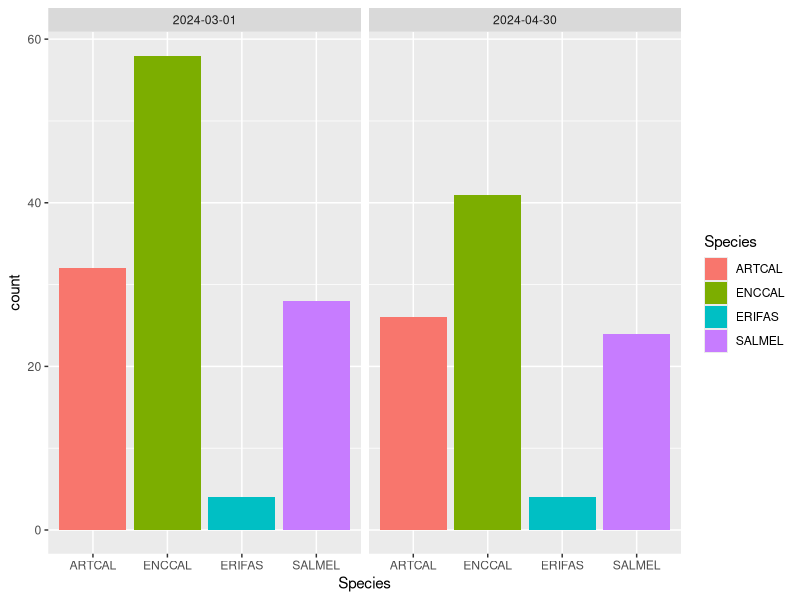
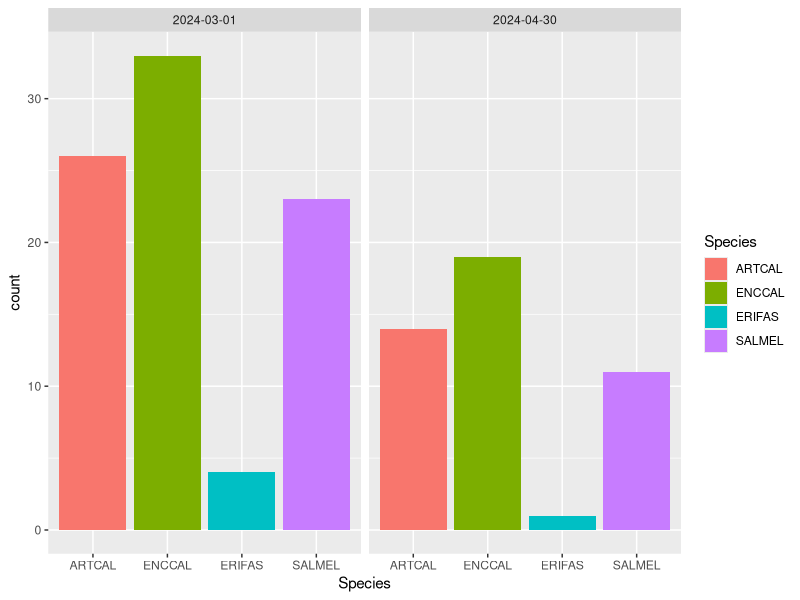
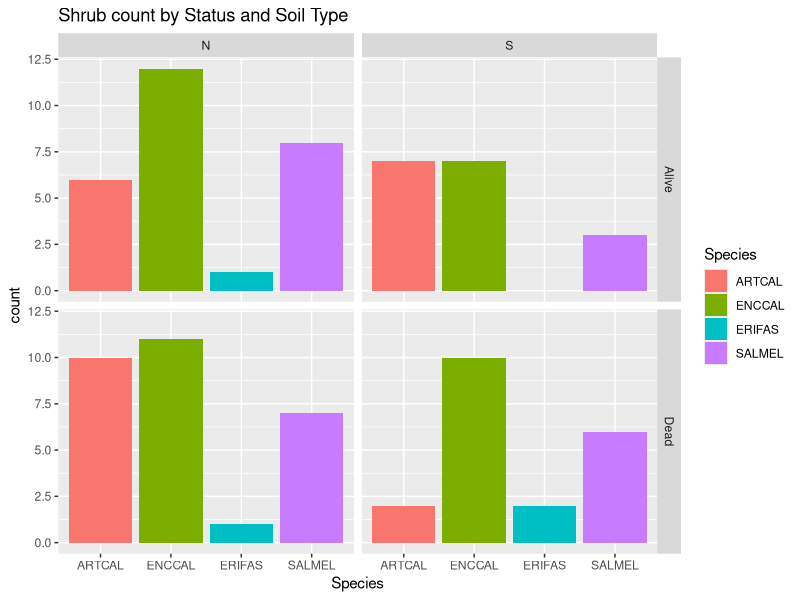
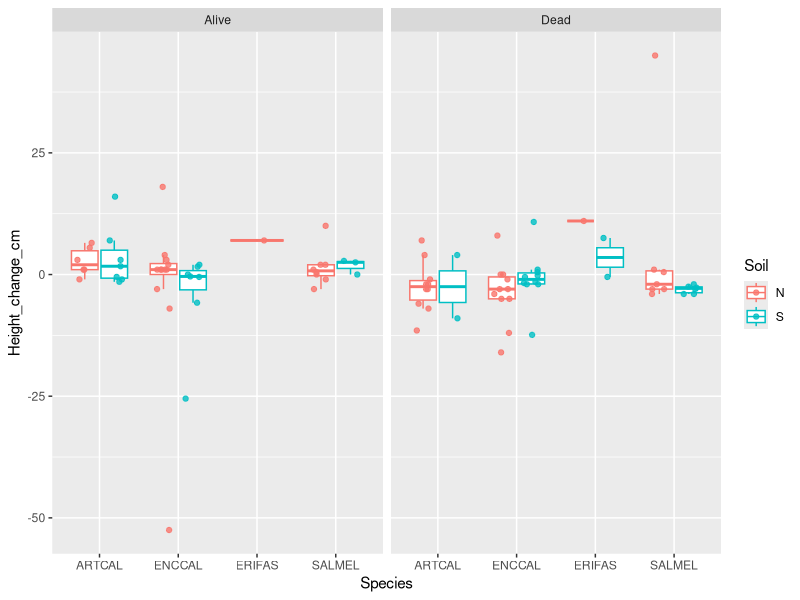
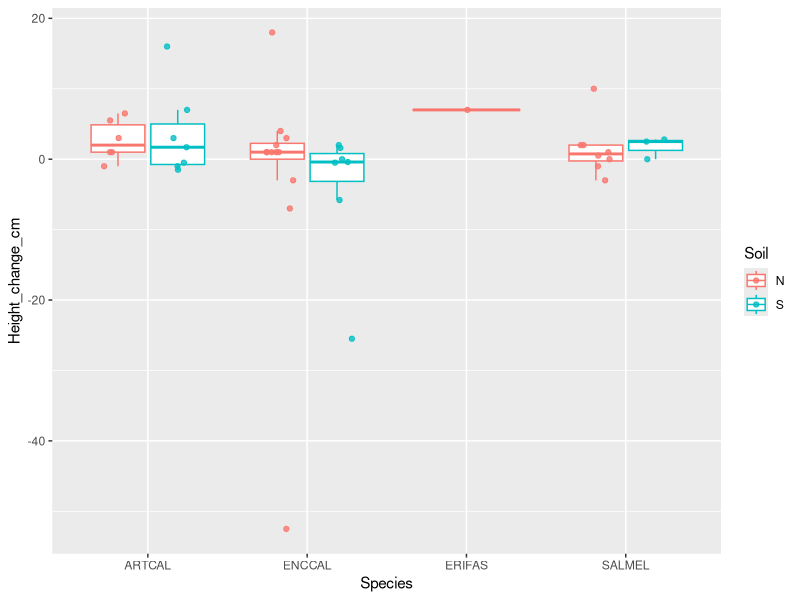
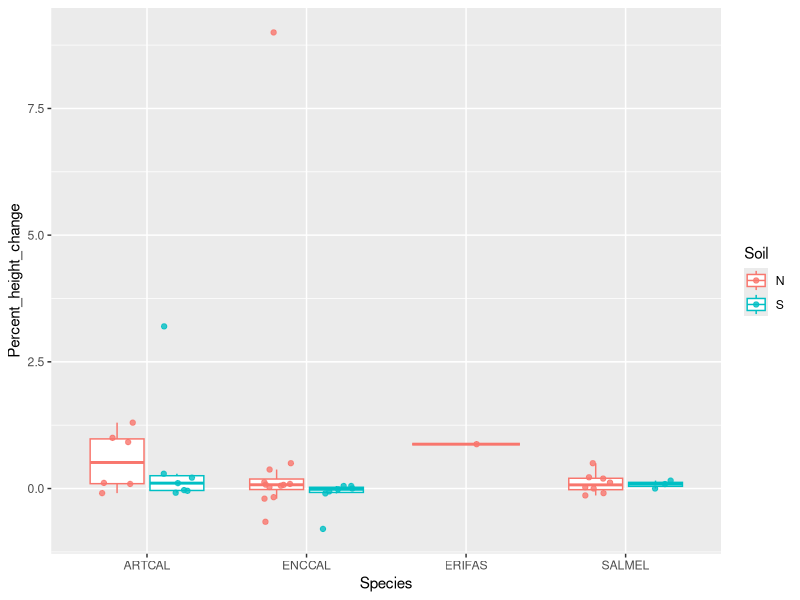
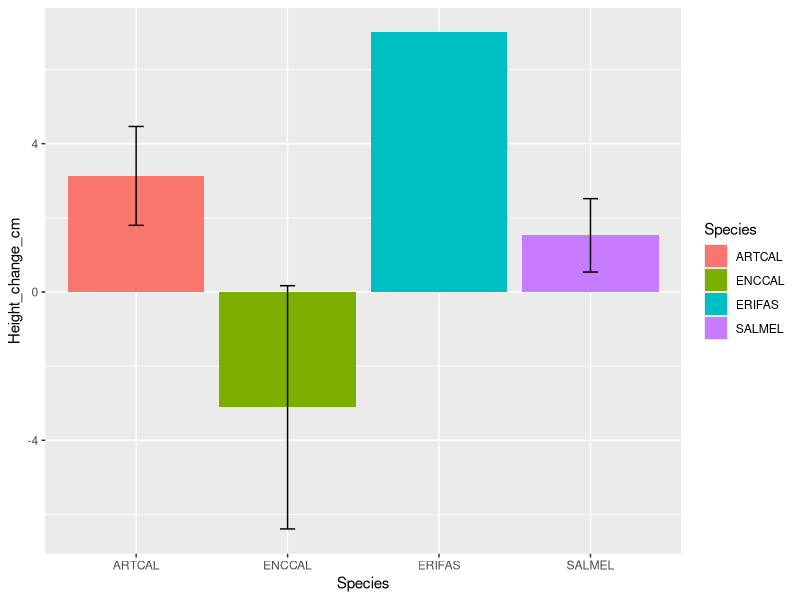
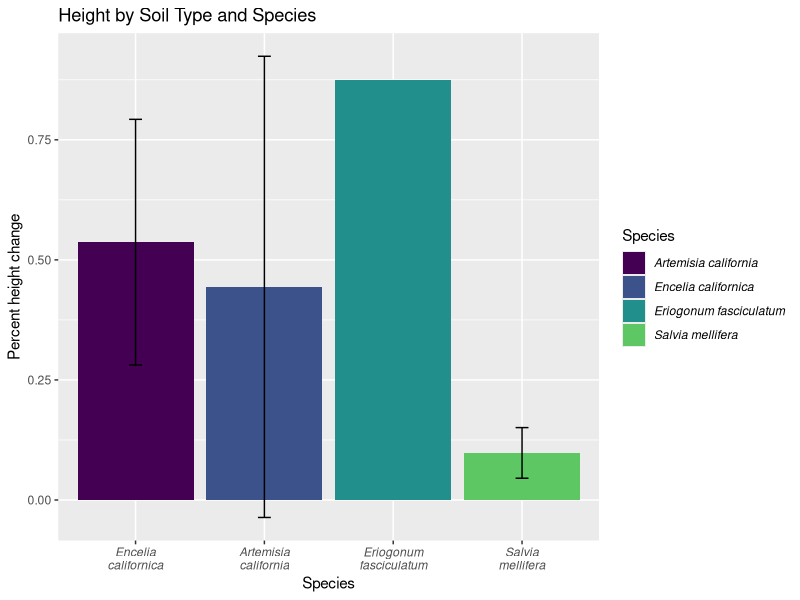

Write the R code that produced these figures, in order. (Note: this script raises an error after producing the figures.)
## ---- chunk 1
library(readr)
library(assertthat)
library(tidyverse)
library(lmerTest)
library(lme4)
## ---- chunk 2
data.march <- read.csv("./Landfill_shrub_March_data.csv")
data.april <- read.csv("./Landfill_shrub_data.csv")

# drop rows without a date, since there are lots of rows with empty strings
data.march[data.march==''] = NA
data.march = data.march |> filter(!is.na(Date))
data.april[data.april==''] = NA
data.april = data.april |> filter(!is.na(Date))

## Drop first row, since it is descriptive
data.april = data.april[2: nrow(data.april),]

# Create shrub ids
data.april$shrub_id <- paste(data.april$Site, data.april$Shrub_location, sep='-')
data.march$shrub_id <- paste(data.march$Site, data.march$Shrub_location, sep='-')
## ---- chunk 3
assert_that(sum(!(data.april$shrub_id %in% data.march$shrub_id)) == 0,
            msg = "All april shrubs should be present in march data")
## ---- chunk 4
data = bind_rows(
  data.march |> 
    rename(
      Height_cm = Height_cm_1,
      Plant_status = Plant_status_1
      ) |> 
    mutate(
      Shrub_location = as.numeric(Shrub_location),
      Date = mdy(Date)
      ),
  data.april |> 
    rename(
      Height_cm = Height_cm_2,
      Plant_status = Plant_status_2
      ) |> 
    mutate(
      Shrub_location = as.numeric(Shrub_location),
      Height_cm = as.numeric(Height_cm),
      Date = mdy('4/30/2024')
      ))
## ---- chunk 5
    # Resolution

    mismatching_species = data |> 
      select(c(shrub_id, Species, Date, Plant_status, Notes)) |> 
      pivot_wider(names_from = Date, values_from = c(Species, Plant_status, Notes)) |> 
      filter(`Species_2024-03-01` != `Species_2024-04-30`)

    # For the one that was first alive and is now dead, use the species from when it was alive
    data[data$shrub_id == "LF5S-14" & data$Date == "2024-04-30", "Species"] = 'ARTCAL'

    mismatching_species = data |> 
      select(c(shrub_id, Species, Date, Plant_status, Notes)) |> 
      pivot_wider(names_from = Date, values_from = c(Species, Plant_status, Notes)) |> 
      filter(`Species_2024-03-01` != `Species_2024-04-30`)

    # Filter the rest out
    data = data |> 
      filter(!(shrub_id %in% mismatching_species$shrub_id))

    mismatching_species = data |> 
      select(c(shrub_id, Species, Date, Plant_status, Notes)) |> 
      pivot_wider(names_from = Date, values_from = c(Species, Plant_status, Notes)) |> 
      filter(`Species_2024-03-01` != `Species_2024-04-30`)


    assert_that(
      nrow(mismatching_species) == 0,
      msg = "Should be no mismatching species"
    )

    # (`[[`)("colname")),
## ---- chunk 6
    undead_shrubs = data |> 
      select(c(shrub_id, Date, Plant_status)) |> 
      pivot_wider(names_from = Date, values_from = Plant_status) |> 
      filter(`2024-03-01` == 'Dead') |> 
      filter(`2024-04-30` == 'Alive')

    assert_that(
      nrow(undead_shrubs) == 0,
      msg = "Should be no vampire shrubs that came back from the dead"
    )
## ---- chunk 7
    data = data |> 
      select(c(shrub_id, Date, Species)) |> 
      pivot_wider(
        values_from = Species,
        names_from = Date
      ) |> 
      mutate(
        Species = `2024-03-01`
      ) |> 
      select(-c(`2024-03-01`, `2024-04-30`)) |> 
      left_join(data |> select(-c(Species)), join_by(shrub_id))
## ---- chunk 8
    data = data |> 
      select(c(shrub_id, Date, Plant_status)) |> 
      pivot_wider(values_from = Plant_status, names_from = Date) |> 
      mutate(
        `2024-04-30` = case_when(
          `2024-03-01` == "Dead" & is.na(`2024-04-30`) ~ "Dead",
          .default = `2024-04-30`
          ) 
        ) |>    
      pivot_longer(!shrub_id, names_to = "Date",  values_to = "Plant_status") |> 
      mutate(
        Date = ymd(Date)
      ) |> 
      right_join(
        data |> select(-c(Plant_status)), 
        by=join_by(Date, shrub_id))

## ---- chunk 9
    measurements = data |> select(-c(Team, Chlorophyll_Team)) |> mutate(
        Month = case_when(
          month(Date) == 3 ~ "March",
          month(Date) == 4 ~ "April")) |> mutate(
      Site_numeric_id = 
        as.numeric(factor(Site, levels=unique(Site)))
    )

    shrubs = measurements |> 
      pivot_wider(
        id_cols = c(shrub_id),
        names_from = c(Date),
        values_from = c(
          Height_cm, 
          Plant_status, 
          Notes,
          Leaf1_Chlorophyll, 
          Leaf2_Chlorophyll, 
          Leaf3_Chlorophyll, 
          Chlorophyll_Team_Notes,
          Month
          ),
        unused_fn = unique
    ) |> select(-c(
      `Leaf1_Chlorophyll_2024-03-01`, 
      `Leaf2_Chlorophyll_2024-03-01`, 
      `Leaf3_Chlorophyll_2024-03-01`, 
      `Chlorophyll_Team_Notes_2024-03-01`)
      ) |> rename(
      Leaf1_Chlorophyll = `Leaf1_Chlorophyll_2024-04-30`,
      Leaf2_Chlorophyll = `Leaf2_Chlorophyll_2024-04-30`,
      Leaf3_Chlorophyll = `Leaf3_Chlorophyll_2024-04-30`,
      Chlorophyll_Notes = `Chlorophyll_Team_Notes_2024-04-30` 
      ) |> mutate(
        Height_change_cm = `Height_cm_2024-04-30` - `Height_cm_2024-03-01`
      ) |> mutate(
        Percent_height_change = Height_change_cm / `Height_cm_2024-03-01`
      )
## ---- chunk 10
orange_p = "#f2790f"
orange_s = "#f5cfae"

green_p = "#47805b"
green_s = "#8f8b89"

brown_p = "#785c44"
brown_s = "#bdb4ac"

scoured_primary = brown_p
scoured_secondary = brown_s
nonscoured_primary = orange_p
nonscoured_secondary = orange_s

soil_type_labels = c(N = "Unscoured", S = "Scoured")
species_labels = c(ENCCAL = "Encelia californica", ARTCAL = "Artemisia california", ERIFAS = "Eriogonum fasciculatum", SALMEL = "Salvia mellifera")
## ---- chunk 11
SHOULD_WRITE_FILES = T
FIGURE_WIDTH = 7
FIGURE_HEIGHT = 4.5
OUTPUT_FILE_PATH = "./landfill-output/"

write_plot = function(output, plot_name, analysis_name) {
  if(SHOULD_WRITE_FILES) {
    ggsave(plot = output, width = FIGURE_WIDTH, height = FIGURE_HEIGHT,filename=paste(OUTPUT_FILE_PATH, analysis_name,"-",plot_name, ".jpg", sep = ""))
  }
}

write_table = function(model, model_name, analysis_name) {
  if(SHOULD_WRITE_FILES) {
    write.csv(model, paste(OUTPUT_FILE_PATH, analysis_name,"-",model_name, ".csv", sep = ""))
  }
}
## ---- chunk 12
measurements |> ggplot() + 
  aes(x = Species, fill = Species) + 
  geom_bar() + 
  facet_grid(~ Date)
  
measurements |> 
  filter(Plant_status == 'Alive') |> 
  ggplot() + 
  aes(x = Species, fill = Species) + 
  geom_bar() + 
  facet_grid(~ Date)

## ---- chunk 13
# shrubs with measurements at both sampling times
height_change_shrubs = shrubs |>
  filter(!is.na(Height_change_cm))

# shrubs with measurements at both sampling times, that are alive 
height_change_shrubs_alive = height_change_shrubs |>
  filter(`Plant_status_2024-04-30` == "Alive")
## ---- chunk 14
# Shrub counts per species by Status and Soil Type
height_change_shrubs |> ggplot() + 
  aes(x = Species, fill = Species) + 
  geom_bar() + 
  facet_grid(`Plant_status_2024-04-30` ~ Soil) + 
  labs(title = "Shrub count by Status and Soil Type")

# Box / jitterplot per species by Status and Soil Type
height_change_shrubs |> ggplot() + 
  aes(x = Species, y = Height_change_cm, color = Soil) + 
  geom_boxplot(outlier.shape = NA) + 
  geom_point(position = position_jitterdodge(jitter.width = 0.2), alpha = 0.8) + 
  facet_grid(~ `Plant_status_2024-04-30`)

# Box / jitterplot per species for living plants by Soil type
height_change_shrubs_alive |> ggplot() + 
  aes(x = Species, y = Height_change_cm, color = Soil) + 
  geom_boxplot(outlier.shape = NA) + 
  geom_point(position = position_jitterdodge(jitter.width = 0.2), alpha = 0.8)

# Normalize height change using a percentage
height_change_shrubs_alive |> ggplot() + 
  aes(x = Species, y = Percent_height_change, color = Soil) + 
  geom_boxplot(outlier.shape = NA) + 
  geom_point(position = position_jitterdodge(jitter.width = 0.2), alpha = 0.8)

# Bar graph with sd and error bars
height_change_shrubs_alive |> ggplot(
    aes(x = Species, y = Height_change_cm, fill = Species)
  ) + 
  stat_summary(
    fun = mean, 
    geom= "col", 
    position = "dodge"
  ) +
  stat_summary(
    fun.data = mean_se, 
    geom = "errorbar", 
    position = position_dodge(0.9), 
    width = 0.1
  ) 


# Bar graph with sd and error bars
height_box_plot = height_change_shrubs_alive |> ggplot(
    aes(x = Species, y = Percent_height_change, fill = Species)
  ) + 
  stat_summary(
    fun = mean, 
    geom= "col", 
    position = "dodge"
  ) +
  stat_summary(
    fun.data = mean_se, 
    geom = "errorbar", 
    position = position_dodge(0.9), 
    width = 0.1
  ) + 
  scale_fill_manual(
    labels = species_labels,
    values = c(viridis::viridis(5))
  ) +
  scale_x_discrete(
    labels = str_replace_all(species_labels, "\\s", "\n")
  ) +
  labs(
    title = "Height by Soil Type and Species",
    y = "Percent height change"
  ) +
  theme(
    axis.text.x = element_text(face = 'italic'),
    legend.text = element_text(face = 'italic')
    )

height_box_plot

write_plot(height_box_plot, "box-plot", "height")

# (`[[`)("station_code")
## ---- chunk 15
height_change_shrubs_alive |> ggplot() +
  aes(x = Height_change_cm) +
  geom_histogram()

height_model_interactions = 
  glm(Height_change_cm ~ Species * Soil, data = height_change_shrubs_alive)
height_model_no_interactions = 
  glm(Height_change_cm ~ Species + Soil, data = height_change_shrubs_alive)
height_model_species = 
  glm(Height_change_cm ~ Species, data = height_change_shrubs_alive)

plot(height_model_interactions)
plot(height_model_no_interactions)
plot(height_model_species) 

percent_height_model_interactions = glm(Percent_height_change ~ Species * Soil, data = height_change_shrubs_alive)
percent_height_model_no_interactions= glm(Percent_height_change ~ Species + Soil, data = height_change_shrubs_alive)
percent_height_model_species= glm(Percent_height_change ~ Species, data = height_change_shrubs_alive)
percent_height_model_soil= glm(Percent_height_change ~ Soil, data = height_change_shrubs_alive)


## ---- chunk 16
AIC(height_model_interactions)
AIC(height_model_no_interactions)
AIC(height_model_species)

AIC(percent_height_model_interactions)
AIC(percent_height_model_no_interactions)

summary(height_model_interactions)
summary(height_model_no_interactions)
summary(height_model_species)

summary(percent_height_model_interactions)
summary(percent_height_model_no_interactions)
summary(percent_height_model_species)
summary(percent_height_model_soil)


## ---- chunk 17

summary(lmer(Percent_height_change ~ Soil * Species + (1|Site_numeric_id), data = height_change_shrubs_alive |> mutate(
  Site_id = as.numeric(
    factor(Site, levels=unique(Site))
    )
  )))
## ---- chunk 18
measurements |> 
  ggplot() + 
  aes(y = Height_cm) +
  geom_histogram() + 
  facet_grid(Month ~ Species)

measurements |> group_by(Species, Month) |> 
  summarise(
    W = shapiro.test(Height_cm)$statistic,
    `p value` = shapiro.test(Height_cm)$p.value
  )



anova(lm(log(Height_cm) ~ Species * Soil, data = measurements))

measurements |> 
  ggplot() + 
  aes(y = log(Height_cm)) +
  geom_histogram() + 
  facet_grid(Month ~ Species)

measurements |> group_by(Species, Month) |> 
  summarise(
    W = shapiro.test(log(Height_cm))$statistic,
    `p value` = shapiro.test(log(Height_cm))$p.value
  )

measurements |> 
  ggplot() +
  aes(y = Height_cm, x = Month, color = Month) +
  geom_boxplot() + 
  facet_grid(Soil ~ Species)

shrubs |> 
  filter(`Plant_status_2024-04-30` == 'Alive' ) |> 
  ggplot() + 
  aes(y = Height_change_cm, x = Species, color = Soil) + 
  geom_boxplot()

shrubs |> 
  ggplot() + 
  aes(y = Height_change_cm) +
  geom_histogram()

anova(lm(log(Height_change_cm) ~ Species * Soil, data = shrubs))

## ---- chunk 19
survival_data = measurements |> 
  filter(Month == 'April') |> 
  select(c(shrub_id, Plant_status, Soil, Species, Notes)) |>
  mutate(
    Survival_index = case_when(
      Plant_status == 'Alive' ~ 1, 
      Plant_status == 'Dead' ~ 0, 
      .default = NA
      )
    ) |>
  filter(!is.na(Survival_index))
## ---- chunk 20
survival_bar_plot = survival_data |> ggplot() + 
  aes(
    x = Soil, 
    fill = interaction(
      factor(Plant_status, levels = c("Dead", "Alive")),
      factor(Soil)
      ),
    ) +
  geom_bar(position = "stack") +
  facet_grid(~ Species) +
  scale_fill_manual(
    labels = c(
      Alive.S = "Alive (scoured)",
      Dead.S = "Dead (scoured)",
      Alive.N = "Alive (unscoured)",
      Dead.N = "Dead (unscoured)"
    ),
    values = c(
      Alive.S = scoured_primary, Dead.S = scoured_secondary,
      Alive.N = nonscoured_primary, Dead.N = nonscoured_secondary
      )
    ) + 
  labs(
    fill = "Soil type & Plant status",
    x = "Soil type",
    y = "Number of Plants",
    title = "Impact of soil type on plant survival per species"
    ) +
  scale_x_discrete(labels = soil_type_labels,
                   guide = guide_axis(angle = 60))

write_plot(
  survival_bar_plot,
  "bar-plot",
  "survival"
)

survival_bar_plot
## ---- chunk 21

soil_survival_model = glm(Survival_index ~ Soil * Species, data = survival_data, family = "binomial")

soil_survival_no_erifas_model = glm(Survival_index ~ Soil * Species, data = survival_data |> filter(
  Species != 'ERIFAS'
), family = "binomial")

plot(soil_survival_model)
plot(soil_survival_no_erifas_model)

## ---- chunk 22
survival_test = anova(soil_survival_model, test="Chisq")

write_table(survival_test, "chisq", "survival")

survival_test
## ---- chunk 23
survival_data = measurements |> 
  filter(Month == 'April') |> 
  select(c(shrub_id, Plant_status, Soil, Species, Notes)) |>
  mutate(Survival_index = case_when(Plant_status == 'Alive' ~ 1, Plant_status == 'Dead' ~ 0, .default = NA)) |> filter(!is.na(Survival_index))


## ---- chunk 24
chlorophyll_data = measurements |> 
  filter(Month == 'April') |> 
  select(c(
    shrub_id, 
    Soil,
    Species,
    Leaf1_Chlorophyll, 
    Leaf2_Chlorophyll, 
    Leaf3_Chlorophyll, 
    Chlorophyll_Team_Notes
    )) |> 
  pivot_longer(
    cols = c(Leaf1_Chlorophyll, Leaf2_Chlorophyll, Leaf3_Chlorophyll),
    values_to = 'Chlorophyll',
    names_to = "Leaf"
  ) |> mutate(
    Leaf = case_when(
      Leaf == "Leaf1_Chlorophyll" ~ as.numeric(1),
      Leaf == "Leaf2_Chlorophyll" ~ as.numeric(2),
      Leaf == "Leaf3_Chlorophyll" ~ as.numeric(3)
    )
  ) |> filter(
    !is.na(Chlorophyll)
  ) 

 chlorophyll_data_mean = chlorophyll_data |> 
  group_by(shrub_id, Soil, Species, Chlorophyll_Team_Notes) |> 
   summarise(
    Mean_Chlorophyll = mean(Chlorophyll)
   ) |> ungroup()
## ---- chunk 25
chlorophyll_data_mean |> ggplot() + 
  aes(x = Mean_Chlorophyll) +
  geom_histogram()

chlorophyll_barplot = chlorophyll_data_mean |> 
  complete(Soil, Species, fill = list(Mean_Chlorophyll = 0)) |>
  ggplot(
    aes(x = Species, y = Mean_Chlorophyll, fill = Soil)
  ) + 
  stat_summary(
    fun = mean, 
    geom= "col", 
    position = "dodge"
  ) +
  stat_summary(
    fun.data = mean_se, 
    geom = "errorbar", 
    position = position_dodge(0.9), 
    width = 0.1
  ) + 
  scale_fill_manual(values = c(N = nonscoured_primary, S = scoured_primary)) + 
  labs(
    title = "Impact of Soil on Chlorophyll Content per Species",
    y = "Mean Chlorophyll Content per Plant"
  )



chlorophyll_boxplot = chlorophyll_data_mean |>   
ggplot() + 
  aes(x = Soil, y = Mean_Chlorophyll, color = Soil, fill = Soil) + 
  geom_boxplot(outlier.shape = NA) + 
  geom_point(
    shape=4,
    position = position_jitterdodge(jitter.width = 0.3), 
    alpha = 0.8) +
  scale_color_manual(
    values = c(N = nonscoured_primary, S = scoured_primary),
    labels = soil_type_labels
    ) +
  scale_fill_manual(
    values= c(N = nonscoured_secondary, S = scoured_secondary),
    labels=soil_type_labels
    ) + 
  facet_grid(~Species) +
  scale_x_discrete(
    labels =soil_type_labels,
    guide = guide_axis(angle = 60)
  ) +
  labs(
    title = "Impact of Soil on Chlorophyll Content per Species",
    y = "Mean Chlorophyll Content per Plant"
  )

write_plot(chlorophyll_barplot, "bar-plot", "chlorophyll")
write_plot(chlorophyll_boxplot, "box-plot", "chlorophyll")

chlorophyll_barplot
chlorophyll_boxplot
## ---- chunk 26
chlorophyll_with_interactions = glm(Mean_Chlorophyll ~ Species * Soil, data = chlorophyll_data_mean)

plot(chlorophyll_with_interactions)
## ---- chunk 27

model1 = lmer(Chlorophyll ~ Soil * Species + (1|shrub_id), data = chlorophyll_data)
## ---- chunk 28

AIC(chlorophyll_with_interactions)
AIC(model1)

chlorophyll_test = summary(chlorophyll_with_interactions)

# AIC is much worse for this one even though the results are similar
summary(model1) 

write_table(chlorophyll_test$coefficients, "anova", "chlorophyll")

chlorophyll_test
chlorophyll_test$coefficients
## ---- chunk 29
glm(Mean_Chlorophyll ~ Soil, data = chlorophyll_data_mean |> filter(
  Species == "ENCCAL"
)) |> summary()

glm(Mean_Chlorophyll ~ Soil, data = chlorophyll_data_mean |> filter(
  Species == "ARTCAL"
)) |> summary()

glm(Mean_Chlorophyll ~ Soil, data = chlorophyll_data_mean |> filter(
  Species == "SALMEL"
)) |> summary()
